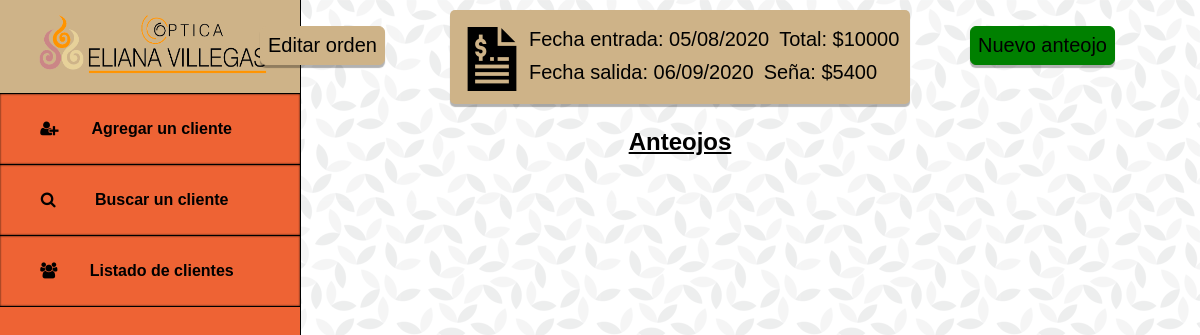
The app's page /orden.php?id=6 with its own data.
### tables this page shows
CREATE TABLE `ordenes_trabajo` (
  `id` int(11) NOT NULL,
  `seña` float DEFAULT NULL,
  `montoTotal` float DEFAULT NULL,
  `fechaEntrada` date DEFAULT NULL,
  `fechaSalida` date DEFAULT NULL,
  `id_cliente` int(11) NOT NULL,
  `borrado` int(11) NOT NULL
);

### controladores/helpers.php (called while the page is built, shortened)
<?php
function encontrarOrden($db, $id){
    $query = $db->prepare("SELECT id, seña, montoTotal, id_cliente, DATE_FORMAT(fechaEntrada, '%d/%m/%Y') AS fechaEntrada, DATE_FORMAT(fechaSalida, '%d/%m/%Y') AS fechaSalida FROM ordenes_trabajo WHERE id = $id");
    $query->execute();
    $orden = $query->fetchAll(PDO::FETCH_ASSOC);
    return $orden;
}
?>

### orden.php (the view, shortened to what this page needs)
<?php
require_once 'conexion.php';
require_once 'controladores/helpers.php';
if(isset($_GET['id'])){
    $id = $_GET['id'];
    $orden = encontrarOrden($db, $id);
}
?>
<!DOCTYPE html>
<html lang="es">
<head>
    <link rel="stylesheet" type="text/css" href="css/styles.css">
    <link rel="stylesheet" type="text/css" href="css/styles2.css">
    <link rel="stylesheet" href="css/fontello.css">
</head>
<body>
    <?php require_once('menu.php'); ?>
    <section id="section">
        <div id="usercomplete">
            <button id="editar-orden"><a href="editar-orden.php?id= <?= $orden[0]['id']?>">Editar orden</a></button>
            <button id="nuevo-anteojo"><a href="nuevo-anteojo.php?id= <?= $orden[0]['id']?>">Nuevo anteojo</a></button>
            <div id="ordendata">
                <img src="img/factura.png" alt="Usuario">
                <?php foreach ($orden as $orden_real){ ?>
                <h2 id="primero">Fecha entrada: <?= $orden_real['fechaEntrada'] ?></h2>
                <h2 id="segundo">Total: $<?= $orden_real['montoTotal'] ?></h3>
                <h2>Fecha salida: <?= $orden_real['fechaSalida'] ?></h2>
                <h2>Seña: $<?= $orden_real['seña'] ?></h3>
                <?php } ?>
            </div>
            <h2 id="anteojo-orden">Anteojos</h2>
        </div>
    </section>
</body>
</html>

### css/styles.css (style rules this page uses)
* { margin: 0px; padding: 0px; }
body { background: url("../img/geometric-leaves.png"); }

### css/styles2.css (style rules this page uses)
#usercomplete { width: 1040px; float: right; }
#editar-cliente, #editar-orden { position: absolute; margin-top: 26px; margin-left: 100px; padding: 7px; font-family: Arial, Helvetica, sans-serif; font-size: 20px; border-radius: 6px; background-color: #CEB388; border: 1px solid #CEB388; box-shadow: 0px 3px 1px rgba(0, 0, 0, 0.3); }
#editar-cliente a, #editar-orden a { text-decoration: none; color: black; }
#nueva-orden, #nuevo-anteojo { position: absolute; margin-left: 810px; margin-top: 26px; padding: 7px; background-color: green; border: 1px solid green; font-family: Arial, Helvetica, sans-serif; border-radius: 6px; font-size: 20px; box-shadow: 0px 3px 1px rgba(0, 0, 0, 0.3); }
#nueva-orden a, #nuevo-anteojo a { text-decoration: none; color: black; }
#anteojo-orden { margin-top: 24px; font-family: Arial, Helvetica, sans-serif; text-align: center; text-decoration: underline; margin-bottom: 5px; }
#ordendata { background-color: #CEB388; box-shadow: 0px 3px 1px rgba(0, 0, 0, 0.3); border-radius: 5px; width: 460px; height: 94px; margin: 0px auto; margin-top: 10px; }
#ordendata h2 { font-family: Arial, Helvetica, sans-serif; font-weight: 500; font-size: 20px; margin: 5px; float: left; }
#ordendata img { float: left; margin-top: 17px; margin-left: 10px; }
#ordendata #primero, #ordendata #segundo { margin-top: 18px; }

### records on screen
ordenes_trabajo: fechaEntrada "05/08/2020", montoTotal "10000", fechaSalida "06/09/2020", seña "5400"
